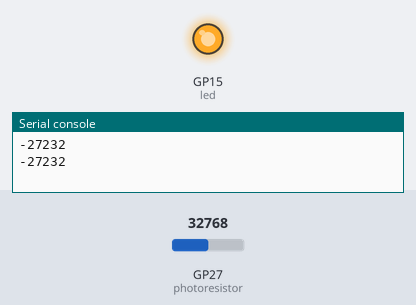
The program below on a simulated Raspberry Pi Pico running MicroPython. On the bench: output pins drawn as LEDs (lit = HIGH), the last lines printed to the serial console. Inputs (shaded band) come from the test bench; at power-on: GP27 (photoresistor) = 32768 (analog values on the 0–65535 scale).

Above: at 1.2 s.
1.3 s: GP27 (photoresistor) set to 61872
3.2 s: GP27 (photoresistor) set to 63504
At 5.2 s:
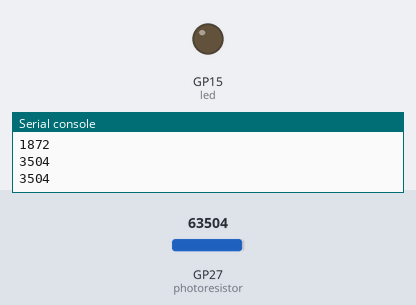
5.5 s: GP27 (photoresistor) set to 57670
At 6.7 s:
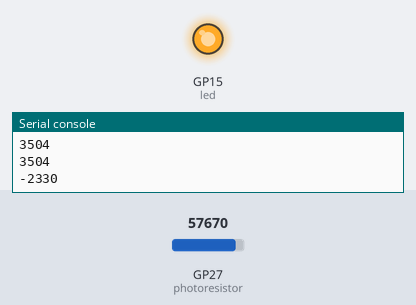
7.5 s: GP27 (photoresistor) set to 65535
At 8.3 s:
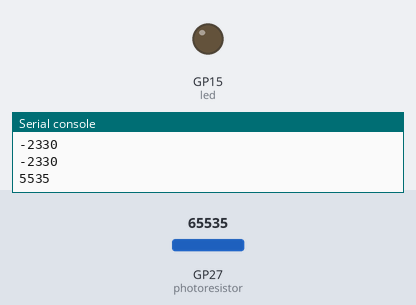
Timing chart, 0 to 10.5 s (numbered marks = the images above; inputs shaded):
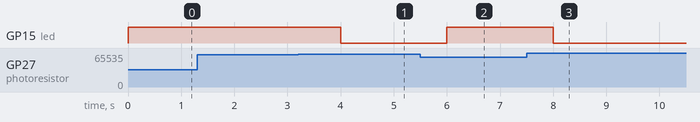

The program:

RPP1_wse.py
```python
"""DISCLAIMER: sections of this code were sampled from Northeastern's FYELIC examples.
I simply integrated two examples into one using my own preference of writing (bad through it may be)"""
from machine import Pin
import time

#photoresistor
photoresistor_pin = 27
photoresistor = machine.ADC(photoresistor_pin)
#led pins
led_pin = 15
led = Pin(led_pin, Pin.OUT)


#functions
def lighting_control(threshold):
    if threshold <= 3000:
        led.on()
    else:
        led.off()

#main
while True:
    resistor_result = photoresistor.read_u16()-60000
    print(resistor_result)
    lighting_control(resistor_result)
    time.sleep(1)  # 1-second delay
```

Measured:
- the behaviour switches between 62992 and 63008 on GP27 (photoresistor) (found by bisection; images 0 and 1)
- after the input at 3.2 s, GP15 (led): HIGH → LOW after 0.80 s
- after the input at 5.5 s, GP15 (led): LOW → HIGH after 0.50 s
- after the input at 7.5 s, GP15 (led): HIGH → LOW after 0.50 s
